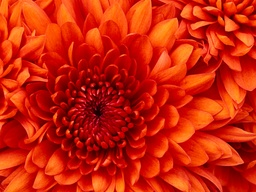
#> input picture samples/Chrysanthemum.jpg, 256 x 192 px, shrunk from 1024 x 768 before the run
$ python skeletonization.py ../../samples/Chrysanthemum.jpg out.png
#> lines starting #> are read from the running program, lines starting #| are printed output that depends on the picture
#> further down, img is the input picture: PIL image 256x192 RGB; mean R, G, B 202.6, 36.4, 11.1
from PIL import Image

class ImageNotPrepared(Exception):
    pass


class Skeletonizator(object):
    def __init__(self, image):
        if image.mode != '1':
            image = image.convert('1')
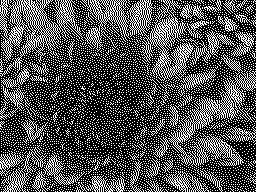
#> image: PIL image 256x192 1; 32.3% white in thin lines or dots

        self.image = image
        self.im = image.load()
        self.width, self.height = image.size
#> self.width = 256; self.height = 192

        self.bitmap = [[0 for j in range(self.height)] for x in range(self.width)]
        self.s_array = [[0 for j in range(self.height)] for x in range(self.width)]

        for i in range(self.width):
            for j in range(self.height):
                pixel = int(not bool(self.image.getpixel((i, j))))
                self.bitmap[i][j] = pixel
#> after the loop, self.bitmap = 256 items


    def skeletonize(self):
        deleted = 1
        while(deleted):
            self.step2()
            self.step3()
            deleted = self.step4(2)
            deleted += self.step4(3)
        self.to_image()


    def count_s_values(self):
        for i in range(self.width):
            for j in range(self.height):
                self.s_array[x][y] = self.set_s_value(i, j)

    def get_s_value(self, x, y):
        s_array = [[128, 1, 2], [64, 0, 4], [32, 16, 8]]
        if self.bitmap[x][y]:
            sum = 0
            for i in (-1, 0, 1):
                for j in (-1, 0, 1):
                    if (i or j) and self.width > x + i >= 0 and self.height > y + j >= 0:
                            value = self.bitmap[x + i][y + j]
                            if value:
                                sum += s_array[j + 1][i + 1]
            return sum

    def step2(self):
        for i in range(self.width):
            for j in range(self.height):
                if self.bitmap[i][j]:
                    try:
                        top = self.bitmap[i][j - 1]
                    except IndexError:
                        top = 0
                    try:
                        right = self.bitmap[i + 1][j]
                    except IndexError:
                        right = 0
                    try:
                        bottom = self.bitmap[i][j + 1]
                    except IndexError:
                        bottom = 0
                    try:
                        left = self.bitmap[i - 1][j]
                    except IndexError:
                        left = 0
                    try:
                        topright = self.bitmap[i + 1][j - 1]
                    except IndexError:
                        topright = 0
                    try:
                        rightbottom = self.bitmap[i + 1][j + 1]
                    except IndexError:
                        rightbottom = 0
                    try:
                        bottomleft = self.bitmap[i - 1][j + 1]
                    except IndexError:
                        bottomleft = 0
                    try:
                        lefttop = self.bitmap[i - 1][j - 1]
                    except IndexError:
                        lefttop = 0

                    if not top or not right or not bottom or not left:
                        self.bitmap[i][j] = 2
                    elif not (topright and rightbottom and bottomleft and lefttop):
                        self.bitmap[i][j] = 3

    def step4(self, n):
        deletion_array = [3, 5, 7, 12, 13, 14, 15, 20,
                        21, 22, 23, 28, 29, 30, 31, 48,
                        52, 53, 54, 55, 56, 60, 61, 62,
                        63, 65, 67, 69, 71, 77, 79, 80,
                        81, 83, 84, 85, 86, 87, 88, 89,
                        91, 92, 93, 94, 95, 97, 99, 101,
                        103, 109, 111, 112, 113, 115, 116, 117,
                        118, 119, 120, 121, 123, 124, 125, 126,
                        127, 131, 133, 135, 141, 143, 149, 151,
                        157, 159, 181, 183, 189, 191, 192, 193,
                        195, 197, 199, 205, 207, 208, 209, 211,
                        212, 213, 214, 215, 216, 217, 219, 220,
                        221, 222, 223, 224, 225, 227, 229, 231,
                        237, 239, 240, 241, 243, 244, 245, 246,
                        247, 248, 249, 251, 252, 253, 254, 255]

        deleted = 0

        for i in range(self.width):
            for j in range(self.height):
                if self.get_s_value(i, j) in deletion_array and self.bitmap[i][j] == n:
                    deleted += 1
                    self.bitmap[i][j] = 0
                elif self.bitmap[i][j]:
                    self.bitmap[i][j] = 1

        return deleted

    def step3(self):
        """ usuwanie czworek """
        # lista czworek z dokumentacji
        fours = [3 , 6 , 12 , 24 , 48 , 96 , 192 , 129,
                7 , 14 , 28 , 56 , 112 , 224 , 193 , 131,
                15 , 30 , 60 , 120 , 240 , 225 , 195 , 135]
        # w.w. lista czworek po odjeciu deletion_array
        fours = [3, 12, 48, 192, 7, 14, 28, 56, 112, 224,
                193, 131, 15, 30, 60, 120, 240, 225, 195, 135]
        for i in range(self.width):
            for j in range(self.height):
                if self.bitmap[i][j] == 2 and self.get_s_value(i, j) in fours:
                    self.bitmap[i][j] = 0

    def to_image(self):
        im = Image.new('RGB', (self.width, self.height), (255, 255, 255))
#> im: PIL image 256x192 RGB; every value is 255
        for i in range(self.width):
            for j in range(self.height):
                if self.bitmap[i][j]:
                    im.putpixel((i, j), (0, 0, 0))
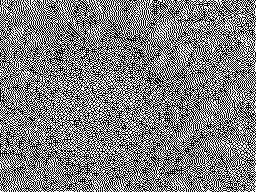
#> im: PIL image 256x192 RGB; 49.7% white in thin lines or dots
        self.skeletonized = im


def skeletonize(img):
    s = Skeletonizator(img)
    s.skeletonize()
    return s.skeletonized


if __name__ == "__main__":
    import argparse

    parser = argparse.ArgumentParser()
    parser.add_argument('infile', type=str, nargs=1)
    parser.add_argument('outfile', type=str, nargs=1)
    args = parser.parse_args()

    img = Image.open(args.infile[0])
    skeletonized = skeletonize(img)
    skeletonized.save(args.outfile[0])
